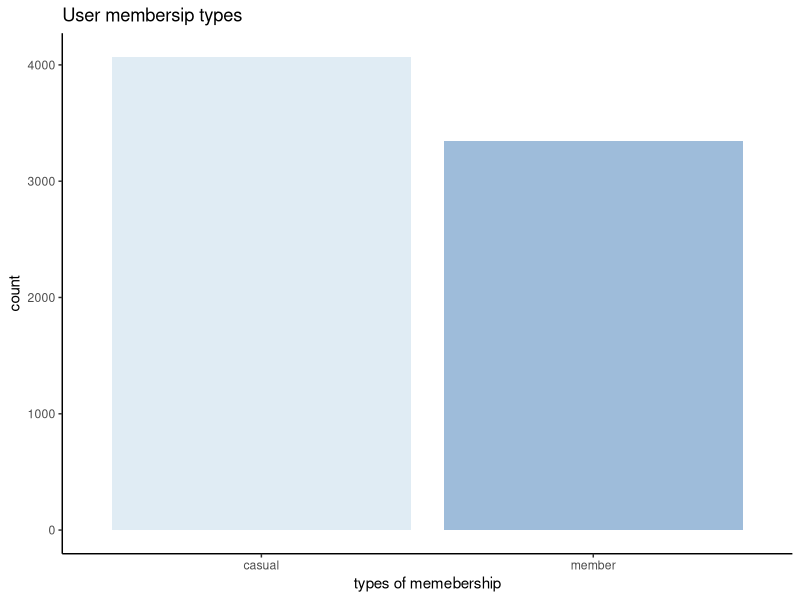
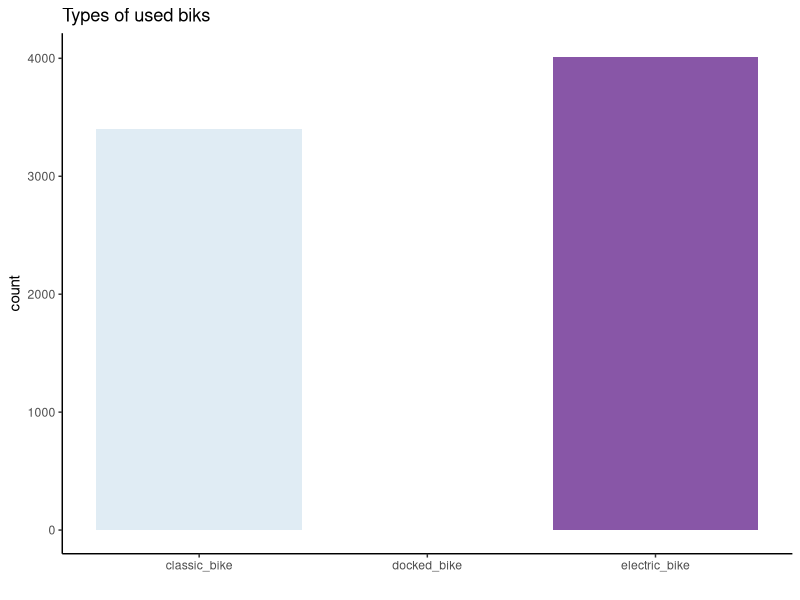
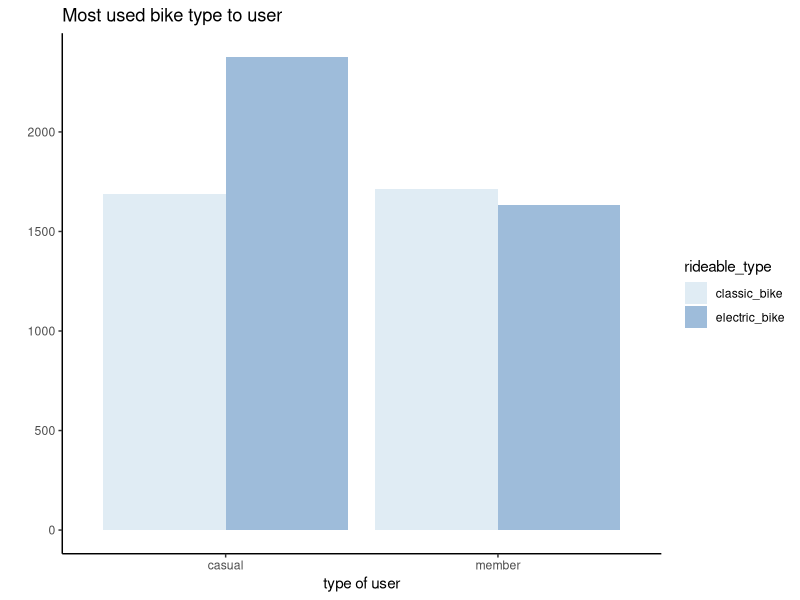
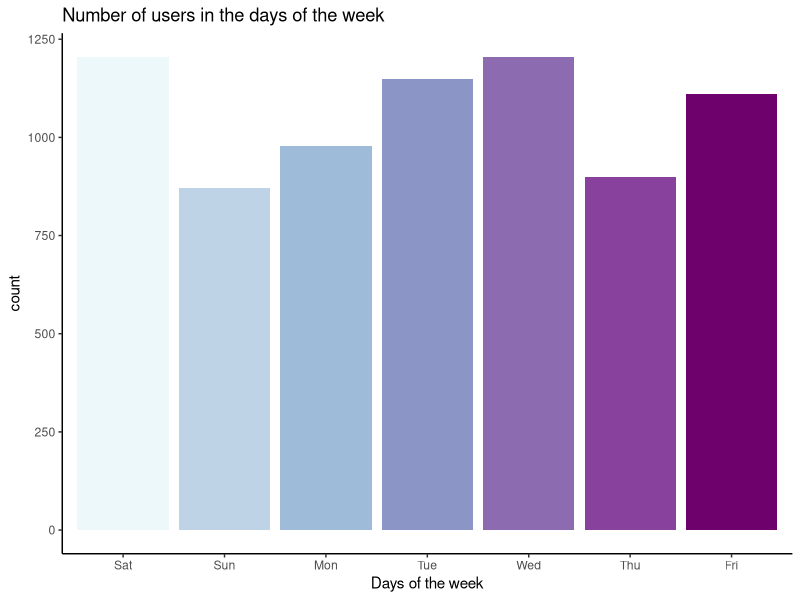

Recreate these plots in R, in order. (Note: this script raises an error after producing the figures.)
## ---- chunk 1
knitr::opts_chunk$set(echo = TRUE)
library(ggplot2)
library(dplyr)
library(tidyr)
library(RColorBrewer)
library(lubridate)

## ---- chunk 2
knitr::opts_chunk$set(echo = TRUE)
bike <- read.csv("bo.csv")

str(bike)
## ---- chunk 3
head(bike, n=4)
## ---- chunk 4
# change rideable_type/ member_casual to factor 
#there three numbers under the factor rideable_type needs to look into!
bike$rideable_type <- factor(bike$rideable_type)
bike$member_casual <- factor(bike$member_casual)

# split started_at/ ended_at to date column and time column
# change start_date/end_date to date type
bike$start_time <- format(as.POSIXct(bike$started_at), format = "%H:%M:%S") 
bike$end_time <- format(as.POSIXct(bike$ended_at), format = "%H:%M:%S") 
bike$start_date <- as.Date(bike$started_at)
bike$end_date <- as.Date(bike$ended_at)

# change time column to time column

# Check the structure again
str(bike)
## ---- chunk 5
bike %>% count(member_casual)
ggplot(bike, aes(member_casual, fill = member_casual))+
  geom_bar()+
  scale_fill_brewer(palette = "BuPu")+
  guides(fill="none")+
  labs(title = "User membersip types", x= "types of memebership")+
  theme_classic()
## ---- chunk 6
ggplot(bike, aes(rideable_type, fill = rideable_type))+
  geom_bar()+
  scale_fill_brewer(palette = "BuPu")+
  guides(fill="none")+
  labs(title = "Types of used biks", x = "")+
  theme_classic()
  
## ---- chunk 7
# grouping types of users and counting their used bike type without counting docked_bike because it is only 3 users
members_preferance <- bike %>% group_by(member_casual, rideable_type)%>%
  filter(rideable_type != "docked_bike")%>%
  summarise(used = n())
print(members_preferance)
ggplot(members_preferance, aes(x= member_casual,y = used , fill = rideable_type))+
  geom_bar(position='dodge', stat='identity')+
  scale_fill_brewer(palette = "BuPu")+
  labs(title = "Most used bike type to user", x= "type of user", y="")+
  theme_classic()
## ---- chunk 8
#the probability of each user to pick this type of bike
round(table(bike$member_casual, bike$rideable_type), 2)
## ---- chunk 9
#extrat only the day and convert it to day of the week
bike$days <- format(bike$start_date, format = "%a")
#convert it to a factor and organize the days order
bike$days <- factor(bike$days, levels = c("Sat", "Sun", "Mon", "Tue", "Wed", "Thu", "Fri" ))


ggplot(bike, aes(days, fill = days))+
  geom_bar()+
  scale_fill_brewer(palette = "BuPu")+
  guides(fill="none")+
  labs(title = "Number of users in the days of the week", x="Days of the week")+
  theme_classic()
## ---- chunk 10
#get only the hour from the time
bike$hour <- NA 
bike$hour <- hour(bike$started_at)
sum_hour <- bike %>%
            group_by(hour) %>%
            summarise(sum_hour = length(hour)) 

ggplot(avg_hour, aes(hour, sum_hour ))+
  geom_line(color = "#8C6BB1", size = 1) +
  geom_point(color = "#8C96C6", size = 2) +
  scale_x_continuous(breaks=seq(0,23,1))+
  labs(title="Use by hour", y = "")+
  theme_classic()

## ---- chunk 11

sum_hour <- bike %>%
            group_by(days, hour)%>% summarise(count = n())

ggplot(data = sum_hour, aes(x = hour, y = count,  color = days))+
  geom_point() + geom_line(aes(group = 1))+
  facet_grid(rows = vars(days))+         
  scale_color_manual(values=c("#BFD3E6", "#9EBCDA" ,"#8C96C6" ,"#8C6BB1", "#88419D", "#810F7C", "#4D004B"))+
  guides("none")+
  scale_y_continuous(breaks=seq(0,130,50))+ 
  scale_x_continuous(breaks=seq(0,23,1))+
    theme(
    plot.background = element_blank(),
    panel.grid.major = element_blank(),
    panel.grid.minor = element_blank(),
    panel.border = element_blank()
  )  

## ---- chunk 12
glm(hour ~ days, data = bike, family = )

## ---- chunk 13

## ---- chunk 14
#y1 = contenuse, y2 = binary
t.test(dis_time ~ member_casual, var.equal = FALSE)

## ---- chunk 15

